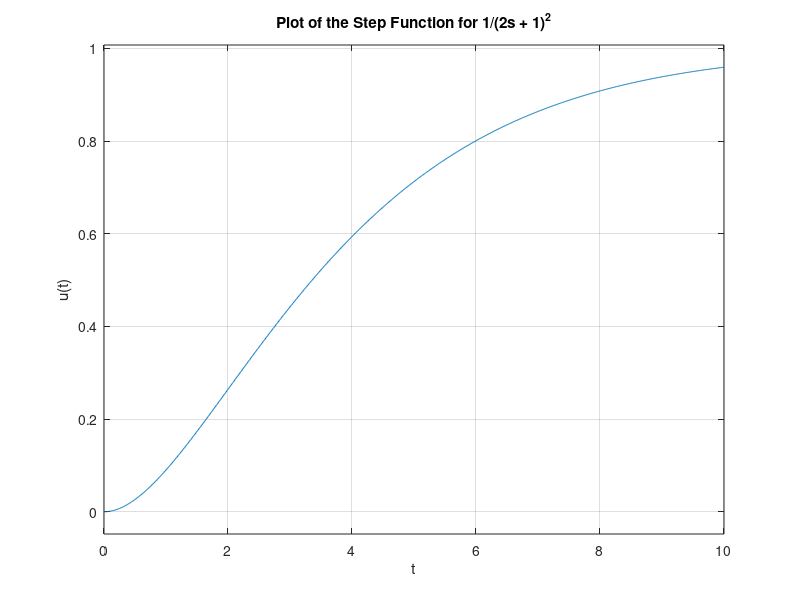
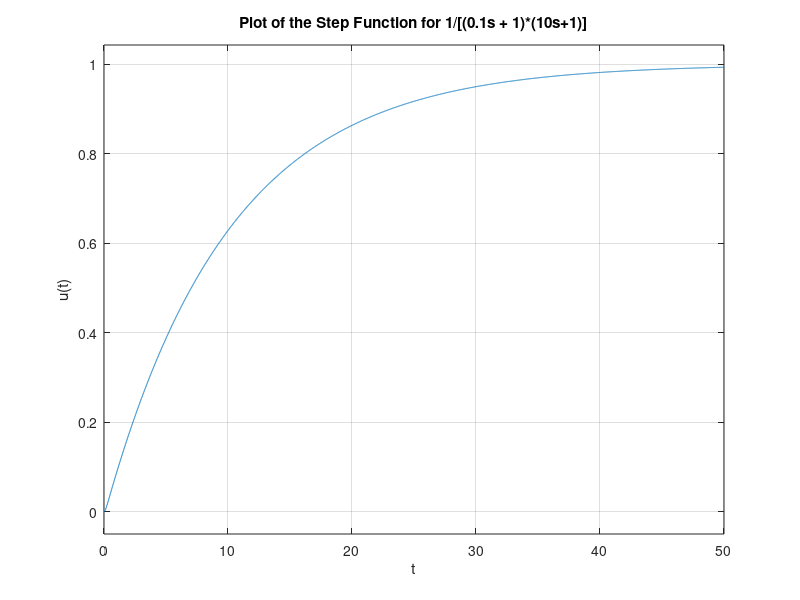

These figures' MATLAB source, in order:
%Omada 25
%Eisagwgikh Askhsh
figure
a = [1 2];
for i = 1:2
    num = 1; % Numerator is 1
    den = conv([a(i), 1], [a(i), 1]); % Denominator is (a*s + 1)^2, a=1,2
    sys = tf(num, den);
    t = 0:0.01:a(i)*5;
    subplot(numel(a), 1, i);
    step(sys, t);
    xlabel('t');
    ylabel('u(t)');
    title(['Plot of the Step Function for 1/(', num2str(a(i)), 's + 1)^2']);
    grid('on');
end

figure
b = [1 0.1];
c = [5 10];
for i = 1:2
    num = 1; % Numerator is 1
    den = conv([b(i), 1], [c(i), 1]); % Denominator is (b*s + 1)(c*s+1), b=1,0.1 , c=5,10
    sys = tf(num, den);
    t = 0:0.01:c(i)*5;
    subplot(numel(b), 1, i);
    step(sys, t);
    xlabel('t');
    ylabel('u(t)');
    title(['Plot of the Step Function for 1/[(', num2str(b(i)), 's + 1)*(', num2str(c(i)),'s+1)]']);
    grid('on');
end